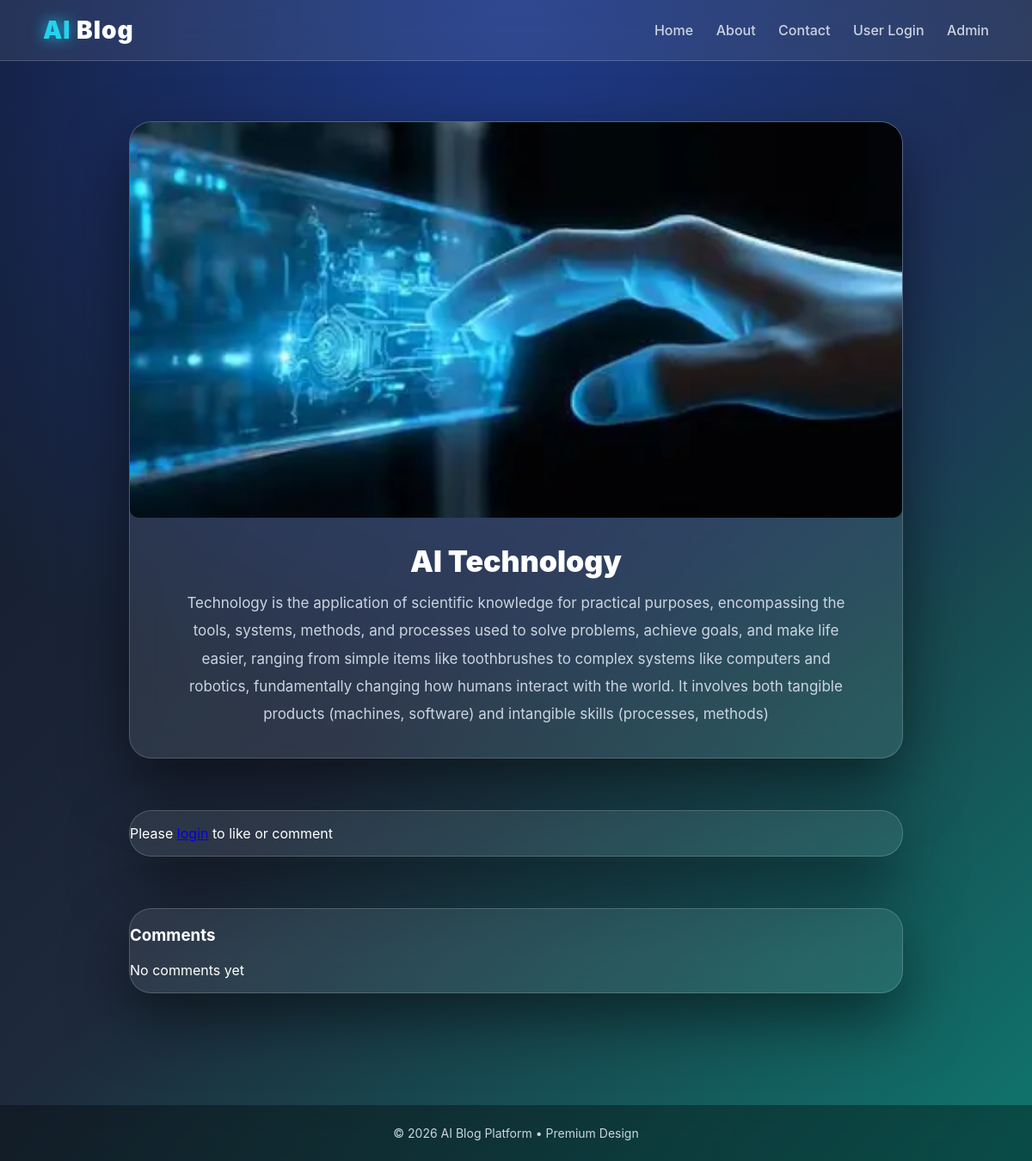
/aimodel3/, run on an earlier commit of the app's database.
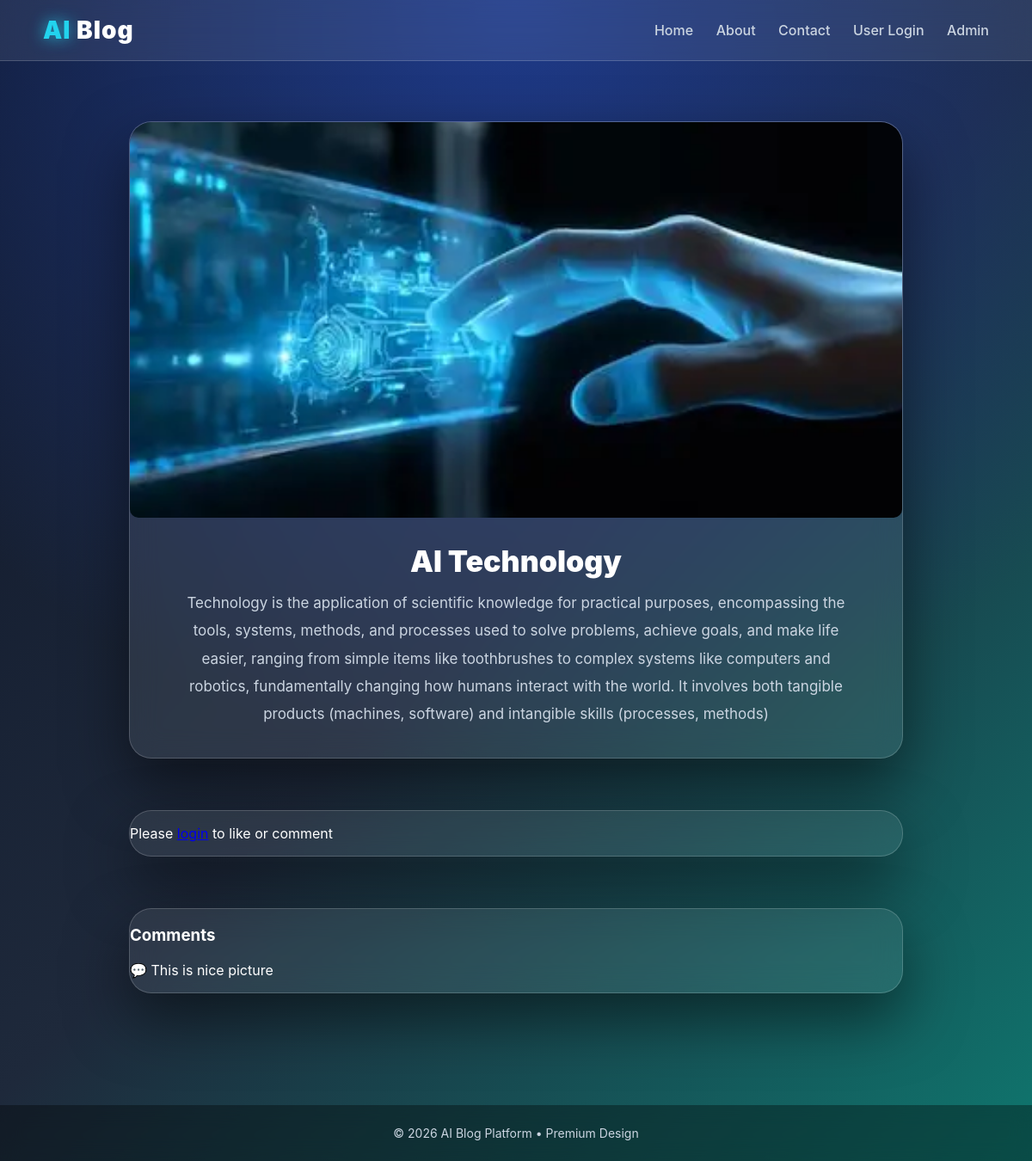
And on a later commit of the database.
### ai_model/models.py (models this page shows, shortened)
class Post(models.Model):
    author = models.ForeignKey(User, on_delete=models.CASCADE)
    category = models.ForeignKey(Category, on_delete=models.CASCADE)
    title = models.CharField(max_length=200)
    slug = models.SlugField(unique=True, blank=True)
    content = models.TextField()
    image = models.ImageField(upload_to='posts/', blank=True)
    ai_summary = models.TextField(blank=True)
    views = models.IntegerField(default=0)
    likes = models.ManyToManyField(User, blank=True, related_name='liked_posts')
    is_published = models.BooleanField(default=True)
    created_at = models.DateTimeField(auto_now_add=True)
    def save(self, *args, **kwargs):
        if not self.slug:
            self.slug = slugify(self.title)
        if not self.ai_summary:
            self.ai_summary = self.content[:150] + "..."
        super().save(*args, **kwargs)

class Comment(models.Model):
    post = models.ForeignKey(Post, on_delete=models.CASCADE)
    user = models.ForeignKey(User, on_delete=models.CASCADE)
    text = models.TextField()
    created_at = models.DateTimeField(auto_now_add=True)

### ai_model/views.py (the view)
# urls.py: path('<slug:slug>/', views.detail, name='detail'),
def detail(request, slug):
    post = get_object_or_404(Post, slug=slug)
    post.views += 1
    post.save()
    if request.method == "POST" and request.user.is_authenticated:
        Comment.objects.create(
            post=post,
            user=request.user,
            text=request.POST.get('comment')
        )
    comments = Comment.objects.filter(post=post)
    return render(request, 'ai_model/detail.html', {
        'post': post,
        'comments': comments
    })

### ai_model/templates/ai_model/detail.html
{% extends 'ai_model/base.html' %}
{% block content %}
<div class="blog-card">
    {% if post.image %}
        <img src="{{ post.image.url }}" class="blog-image">
    {% endif %}
    <h1 class="blog-title">{{ post.title }}</h1>
    <div class="blog-content">
        {{ post.content }}
    </div>
</div>
<div class="blog-card">
    {% if user.is_authenticated %}
        <a class="btn" href="{% url 'ai_model:like' post.slug %}">
            ❤️ Like ({{ post.likes.count }})
        </a>
        <form method="post" style="margin-top:20px;">
            {% csrf_token %}
            <textarea name="comment" rows="3" style="width:100%;border-radius:12px;padding:12px;"></textarea>
            <br><br>
            <button class="btn">Add Comment</button>
        </form>
    {% else %}
        <p>Please <a href="{% url 'ai_model:login' %}">login</a> to like or comment</p>
    {% endif %}
</div>
<div class="blog-card">
    <h3>Comments</h3>
    {% for c in comments %}
        <p>💬 {{ c.text }}</p>
    {% empty %}
        <p>No comments yet</p>
    {% endfor %}
</div>
{% endblock %}

### ai_model/templates/ai_model/base.html (shortened to what this page needs)
{% load static %}
<!DOCTYPE html>
<html lang="en">
<head>
<link rel="stylesheet" href="{% static 'ai_model/style.css' %}">
</head>
<body>
<nav>
    <div class="logo">
        <span>AI</span> Blog
    </div>
    <div class="nav-right">
        <a href="/">Home</a>
        <a href="/about/">About</a>
        <a href="/contact/">Contact</a>
        {% if user.is_authenticated %}
            <a href="/dashboard/">Dashboard</a>
            <a href="/my-activity/">My Activity</a>
            <a href="{% url 'ai_model:logout' %}">Logout</a>
        {% else %}
            <a href="{% url 'ai_model:login' %}">User Login</a>
            <a href="/admin/">Admin</a>
        {% endif %}
    </div>
</nav>
<div class="container">
    {% block content %}
    {% endblock %}
</div>
<footer>
    © 2026 AI Blog Platform • Premium Design
</footer>
</body>
</html>

### ai_model/templates/ai_model/static/ai_model/style.css (style rules this page uses)
body { font-family: Arial; background: #f4f6f9; }
img { border-radius: 10px; }

### ai_model/templates/ai_model/base.html (style rules this page uses)
:root { --bg-main:#0f172a; --bg-grad-1:#1e293b; --bg-grad-2:#0f766e; --glass-bg:rgba(255,255,255,0.08); --glass-border:rgba(255,255,255,0.18); --text-main:#ffffff; --text-soft:#cbd5e1; --accent:#22d3ee; }
* { box-sizing:border-box; }
body { margin:0; font-family:'Inter',system-ui,sans-serif; color:var(--text-main); min-height:100vh; background: radial-gradient(circle at top,#1e3a8a,transparent 60%), linear-gradient(135deg,var(--bg-main),var(--bg-grad-1),var(--bg-grad-2)); background-attachment:fixed; }
nav { position:sticky; top:0; z-index:100; backdrop-filter:blur(18px); background:var(--glass-bg); border-bottom:1px solid var(--glass-border); padding:18px 50px; display:flex; justify-content:space-between; align-items:center; }
.logo { font-size:28px; font-weight:900; letter-spacing:1px; }
.logo span { color:var(--accent); text-shadow:0 0 18px rgba(34,211,238,.9); }
.nav-right a { margin-left:22px; text-decoration:none; color:var(--text-soft); font-weight:500; position:relative; transition:.3s; }
.nav-right a::after { content:''; position:absolute; left:0; bottom:-6px; width:0; height:2px; background:var(--accent); transition:.3s; }
.container { padding:70px 10%; min-height:75vh; }
.blog-card { max-width:900px; margin:0 auto 60px auto; background:var(--glass-bg); border:1px solid var(--glass-border); border-radius:26px; overflow:hidden; backdrop-filter:blur(16px); box-shadow:0 30px 70px rgba(0,0,0,.5); transition:.4s; }
.blog-image { width:100%; height:460px; object-fit:cover; display:block; }
.blog-title { text-align:center; font-size:34px; font-weight:900; margin:30px 20px 12px; }
.blog-content { text-align:center; color:var(--text-soft); font-size:17px; line-height:1.9; padding:0 50px 35px; }
footer { background:rgba(0,0,0,.35); backdrop-filter:blur(12px); text-align:center; padding:24px; color:var(--text-soft); font-size:14px; }

What changed in the data, as far as the page shows it:
added Comment: text "This is nice picture"
Also different on the page:
text no longer shown: "No comments yet"
